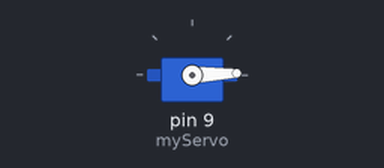
Recording of a sketch running on a simulated Arduino Uno, built with avr-gcc and run on an emulated ATmega328P. On the bench: servo.

Above: at 0.05 s.
At 1.75 s:
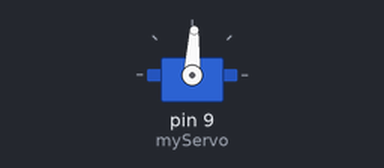
At 3.45 s:
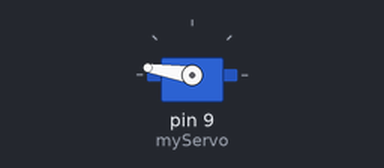
At 6.9 s:
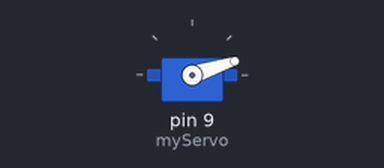
Timing chart, 0 to 9.5 s (numbered marks = the images above):
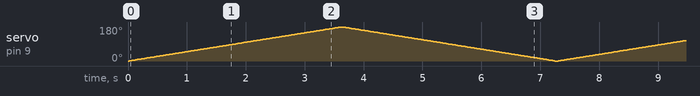

The sketch:

Servo.ino
```cpp
#include <Servo.h>
Servo myServo;

int pos = 0;
void setup() {
  // put your setup code here, to run once:
myServo.attach(9);
}

void loop() {
  // put your main code here, to run repeatedly:
for(int pos = 0 ; pos<= 180 ; pos++){
  myServo.write(pos);
  delay(20);
}
for(int pos = 180 ; pos>=0 ; pos--){
  myServo.write(pos);
  delay(20);
}delay(20);
}
```
